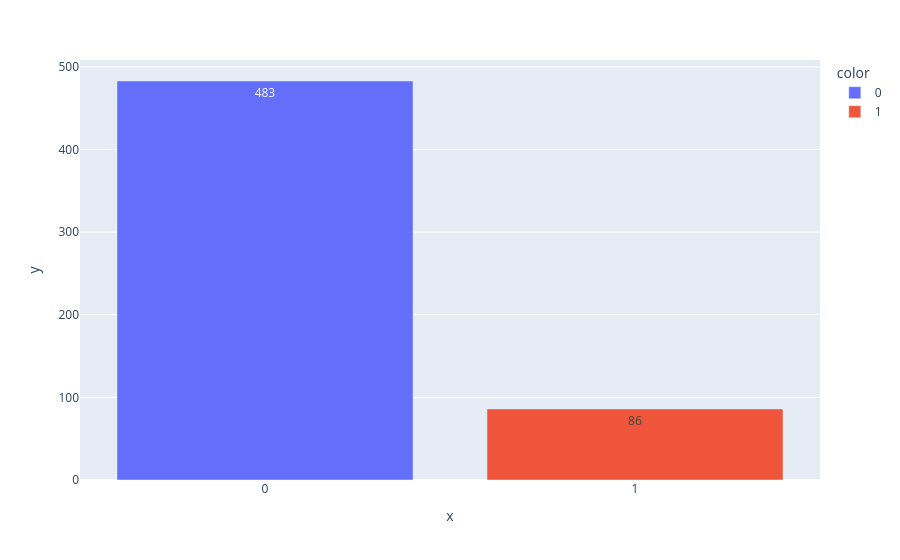

The notebook cell saved with this chart:
### Code cell
# Diagramme en barre des nombres d'observations
bar_plot(val1)

### Figure 1 — Plotly figure (JSON) as saved in the notebook; plotly's stock layout.template omitted (floating-point values rounded to 4 significant figures)
{"data": [{"hovertemplate": "color=0<br>x=%{x}<br>y=%{y}<extra></extra>", "legendgroup": "0", "marker": {"color": "#636efa", "pattern": {"shape": ""}}, "name": "0", "orientation": "v", "showlegend": true, "textposition": "auto", "texttemplate": "%{y}", "type": "bar", "x": ["0"], "xaxis": "x", "y": [483], "yaxis": "y"}, {"hovertemplate": "color=1<br>x=%{x}<br>y=%{y}<extra></extra>", "legendgroup": "1", "marker": {"color": "#EF553B", "pattern": {"shape": ""}}, "name": "1", "orientation": "v", "showlegend": true, "textposition": "auto", "texttemplate": "%{y}", "type": "bar", "x": ["1"], "xaxis": "x", "y": [86], "yaxis": "y"}], "layout": {"barmode": "relative", "legend": {"title": {"text": "color"}, "tracegroupgap": 0}, "margin": {"t": 60}, "xaxis": {"anchor": "y", "domain": [0, 1], "title": {"text": "x"}}, "yaxis": {"anchor": "x", "domain": [0, 1], "title": {"text": "y"}}}}
